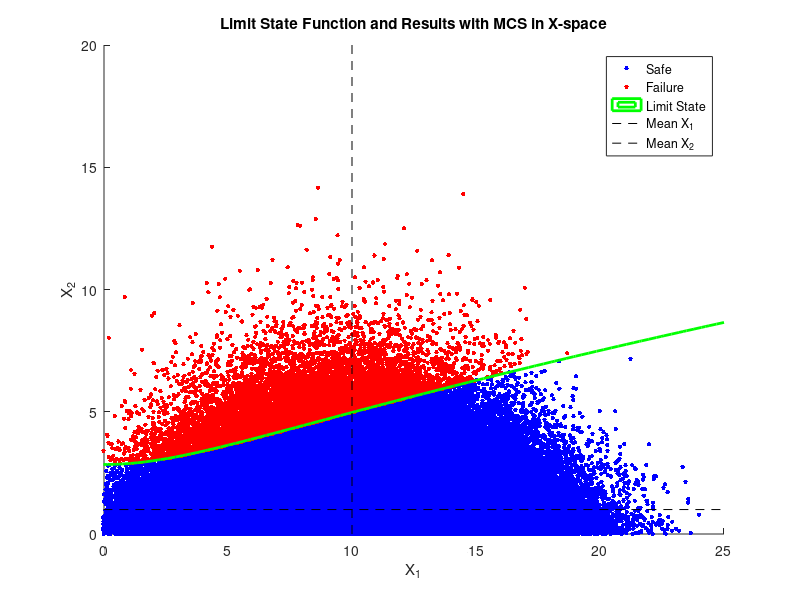
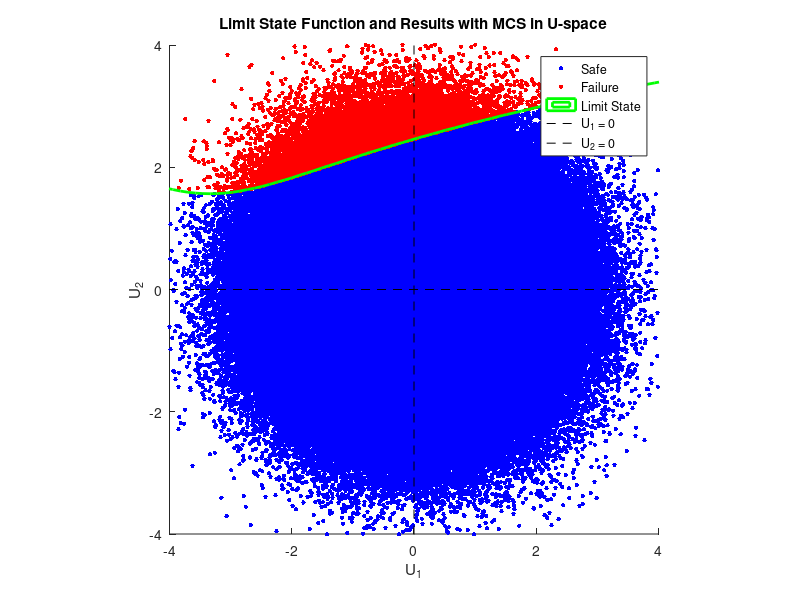

These figures' MATLAB source, in order:
clear all
close all
clc

% Limit state function: g2 = X1^2 - X2^3 + 23

%% MCS Method
N = 1e6; % Number of samples

% Statistical properties for X1 and X2
mu_X1 = 10;
sigma_X1 = 3;
lambda_X2 = 1; % Parameter for exponential distribution

% Generate normally distributed random variables for X1
X1 = random('Normal', mu_X1, sigma_X1, N, 1);

% Generate exponentially distributed random variables for X2
X2 = random('Exponential', lambda_X2, N, 1);

% Limit state function
g = X1.^2 - X2.^3 + 23;

% Identify safe and failure indices
safeIdx = g >= 0;
failIdx = g < 0;

% Monte Carlo Simulation for failure probability
pf_MCS = sum(g < 0) / N;
beta_MCS = norminv(1 - pf_MCS);

fprintf('\n\n******* Results MCS *********');
fprintf('\nMCS: Failure Probability pf = %f', pf_MCS);
fprintf('\nMCS: Safety Index beta = %f\n', beta_MCS);

%% FOSM Method
% Mean values of the limit state function
mu_g = mu_X1^2 - (2 / lambda_X2^3) + 23;

% Partial derivatives of g with respect to X1 and X2
dg_dX1 = 2 * mu_X1; % dg/dX1 = 2*X1
dg_dX2 = -3 * (2 / lambda_X2^2); % dg/dX2 = -3*X2^2

% Variance of the limit state function
sigma_g = sqrt((dg_dX1 * sigma_X1)^2 + (dg_dX2 * lambda_X2^2)^2);

% Reliability index beta for FOSM method
beta_FOSM = mu_g / sigma_g;

% Probability of failure using FOSM method
pf_FOSM = normcdf(-beta_FOSM);

fprintf('\n\n******* Results FOSM *********');
fprintf('\nFOSM: Failure Probability pf = %f', pf_FOSM);
fprintf('\nFOSM: Safety Index beta = %f\n', beta_FOSM);

%% Plot the limit state function and the results with MCS in X-space
figure
hold on

% Plot safe and failure points
plot(X1(safeIdx), X2(safeIdx), 'b.', 'MarkerSize', 10)
plot(X1(failIdx), X2(failIdx), 'r.', 'MarkerSize', 10)

% Get current axis limits
xLim = xlim;
yLim = ylim;

% Define grid for contour plot
[x1Grid, x2Grid] = meshgrid(linspace(xLim(1), xLim(2), 100), linspace(yLim(1), yLim(2), 100));
gGrid = x1Grid.^2 - x2Grid.^3 + 23;

% Plot contour for limit state function g = 0
contour(x1Grid, x2Grid, gGrid, [0 0], 'g', 'LineWidth', 2)

% Plot mean values
plot([mu_X1 mu_X1], yLim, 'k--')
plot(xLim, [1/lambda_X2 1/lambda_X2], 'k--')

hold off

xlabel('X_1')
ylabel('X_2')
title('Limit State Function and Results with MCS in X-space')
legend('Safe', 'Failure', 'Limit State', 'Mean X_1', 'Mean X_2', 'Location', 'best')

% Adjust axis for better visualization
axis([0 max(xlim) 0 max(ylim)])

%% Plot the limit state function and the results with MCS in U-space
% Transform variables to standard normal space
U1 = (X1 - mu_X1) / sigma_X1;
U2 = norminv(1 - exp(-X2 * lambda_X2));

figure
hold on

% Plot safe and failure points in U-space
plot(U1(safeIdx), U2(safeIdx), 'b.', 'MarkerSize', 10)
plot(U1(failIdx), U2(failIdx), 'r.', 'MarkerSize', 10)

% Get current axis limits
xLim = xlim;
yLim = ylim;

% Define grid for contour plot in U-space
[u1Grid, u2Grid] = meshgrid(linspace(xLim(1), xLim(2), 100), linspace(yLim(1), yLim(2), 100));
x1Grid = u1Grid * sigma_X1 + mu_X1;
x2Grid = -log(1 - normcdf(u2Grid)) / lambda_X2;
gGrid = x1Grid.^2 - x2Grid.^3 + 23;

% Plot contour for limit state function g = 0 in U-space
contour(u1Grid, u2Grid, gGrid, [0 0], 'g', 'LineWidth', 2)

% Plot origin (mean in U-space)
plot([0 0], yLim, 'k--')
plot(xLim, [0 0], 'k--')

hold off

xlabel('U_1')
ylabel('U_2')
title('Limit State Function and Results with MCS in U-space')
legend('Safe', 'Failure', 'Limit State', 'U_1 = 0', 'U_2 = 0', 'Location', 'best')

% Adjust axis for better visualization
axis equal
xlim([-4 4])
ylim([-4 4])